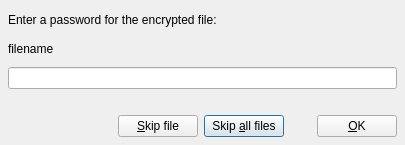
<ui version="4.0" >
 <class>MvdPasswordPrompt</class>
 <widget class="QDialog" name="MvdPasswordPrompt" >
  <property name="geometry" >
   <rect>
    <x>0</x>
    <y>0</y>
    <width>405</width>
    <height>145</height>
   </rect>
  </property>
  <property name="windowTitle" >
   <string>Password prompt</string>
  </property>
  <layout class="QGridLayout" >
   <property name="leftMargin" >
    <number>8</number>
   </property>
   <property name="topMargin" >
    <number>8</number>
   </property>
   <property name="rightMargin" >
    <number>8</number>
   </property>
   <property name="bottomMargin" >
    <number>8</number>
   </property>
   <property name="horizontalSpacing" >
    <number>6</number>
   </property>
   <property name="verticalSpacing" >
    <number>6</number>
   </property>
   <item row="4" column="2" colspan="2" >
    <widget class="QPushButton" name="mPB_SkipAll" >
     <property name="text" >
      <string>Skip &amp;all files</string>
     </property>
    </widget>
   </item>
   <item row="4" column="1" >
    <widget class="QPushButton" name="mPB_Skip" >
     <property name="text" >
      <string>&amp;Skip file</string>
     </property>
    </widget>
   </item>
   <item row="4" column="5" >
    <widget class="QPushButton" name="mPB_Ok" >
     <property name="text" >
      <string>&amp;OK</string>
     </property>
    </widget>
   </item>
   <item row="4" column="0" >
    <spacer>
     <property name="orientation" >
      <enum>Qt::Horizontal</enum>
     </property>
     <property name="sizeHint" >
      <size>
       <width>91</width>
       <height>20</height>
      </size>
     </property>
    </spacer>
   </item>
   <item row="4" column="4" >
    <spacer>
     <property name="orientation" >
      <enum>Qt::Horizontal</enum>
     </property>
     <property name="sizeType" >
      <enum>QSizePolicy::Fixed</enum>
     </property>
     <property name="sizeHint" >
      <size>
       <width>21</width>
       <height>20</height>
      </size>
     </property>
    </spacer>
   </item>
   <item row="0" column="0" colspan="3" >
    <widget class="QLabel" name="mL_Title" >
     <property name="text" >
      <string>&lt;html>&lt;head>&lt;meta name="qrichtext" content="1" />&lt;/head>&lt;body style=" white-space: pre-wrap; font-family:MS Shell Dlg; font-weight:400; font-style:normal; text-decoration:none;">&lt;p style=" margin-top:0px; margin-bottom:0px; margin-left:0px; margin-right:0px; -qt-block-indent:0; text-indent:0px;">Enter a password for the encrypted file:&lt;/p>&lt;/body>&lt;/html></string>
     </property>
    </widget>
   </item>
   <item row="1" column="0" colspan="3" >
    <widget class="QLabel" name="mL_File" >
     <property name="text" >
      <string>&lt;html>&lt;head>&lt;meta name="qrichtext" content="1" />&lt;/head>&lt;body style=" white-space: pre-wrap; font-family:MS Shell Dlg; font-weight:400; font-style:normal; text-decoration:none;">&lt;p style=" margin-top:0px; margin-bottom:0px; margin-left:0px; margin-right:0px; -qt-block-indent:0; text-indent:0px;">filename&lt;/p>&lt;/body>&lt;/html></string>
     </property>
    </widget>
   </item>
   <item row="3" column="3" >
    <spacer>
     <property name="orientation" >
      <enum>Qt::Vertical</enum>
     </property>
     <property name="sizeType" >
      <enum>QSizePolicy::Fixed</enum>
     </property>
     <property name="sizeHint" >
      <size>
       <width>20</width>
       <height>20</height>
      </size>
     </property>
    </spacer>
   </item>
   <item row="2" column="0" colspan="6" >
    <widget class="MvdClearEdit" name="mLE_Pwd" >
     <property name="echoMode" >
      <enum>QLineEdit::Password</enum>
     </property>
    </widget>
   </item>
  </layout>
 </widget>
 <customwidgets>
  <customwidget>
   <class>MvdClearEdit</class>
   <extends>QLineEdit</extends>
   <header>clearedit.h</header>
  </customwidget>
 </customwidgets>
 <resources/>
 <connections/>
</ui>
